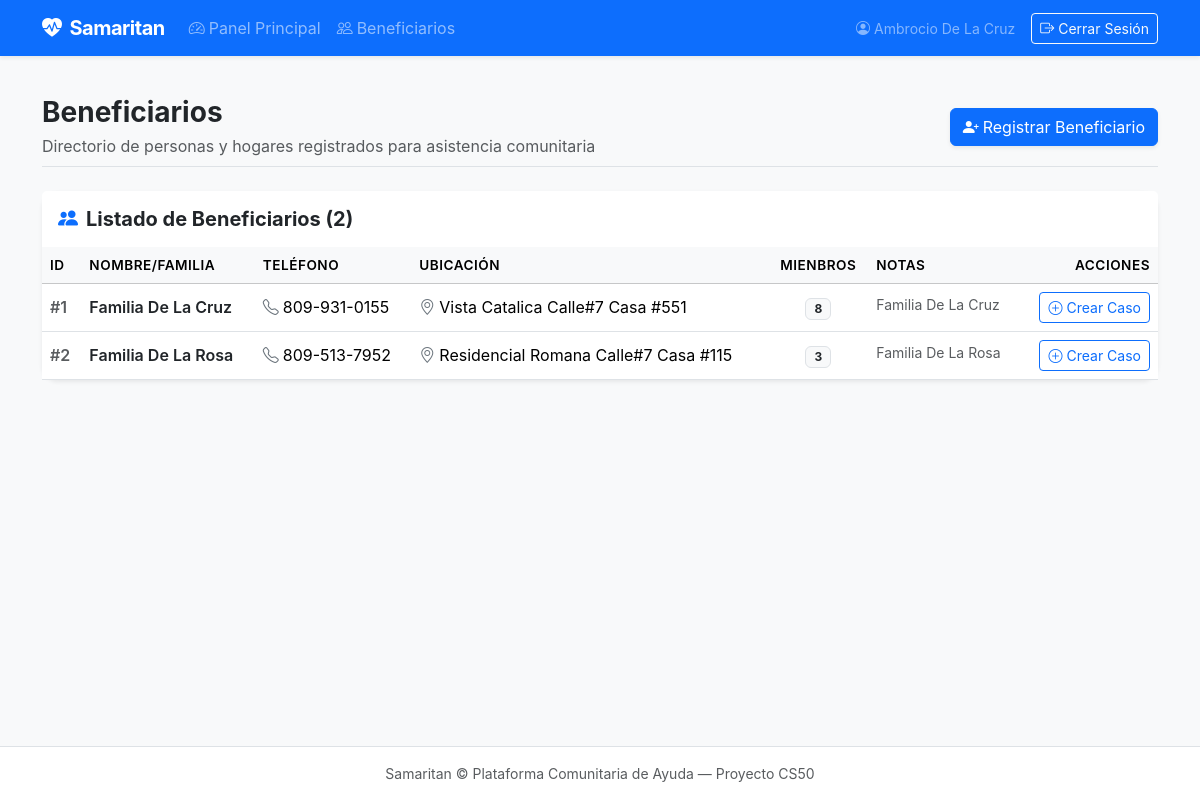
The page /beneficiaries (signed in) on the database its author committed.
### tables this page shows
CREATE TABLE beneficiaries (
    id INTEGER PRIMARY KEY AUTOINCREMENT,
    name TEXT NOT NULL,
    phone TEXT,
    location TEXT,
    household_size INTEGER DEFAULT 1,
    notes TEXT,
    created_at TIMESTAMP DEFAULT CURRENT_TIMESTAMP
);

### app.py (the view, shortened to what this page needs)
@app.route("/beneficiaries", methods=["GET", "POST"])
@login_required
def beneficiaries():
  with get_db() as conn:
    all_beneficiaries = conn.execute("SELECT * FROM beneficiaries ORDER BY name ASC").fetchall()
  return render_template("beneficiaries.html", beneficiaries=all_beneficiaries)

### app.py (called while the page is built)
@app.after_request
def after_request(response):
    response.headers["Cache-Control"] = "no-cache, no-store, must-revalidate"
    response.headers["Expires"] = 0
    response.headers["Pragma"] = "no-cache"
    return response

### db.py (called while the page is built)
def get_db():
  if "db" not in g:
    g.db = sqlite3.connect(
      current_app.config["DATABASE"],
      detect_types=sqlite3.PARSE_DECLTYPES
    )
    g.db.row_factory = sqlite3.Row
  return g.db

def login_required(f):
  @wraps(f)
  def wrapper(*args, **kwargs):
    if session.get("user_id") is None:
      return redirect("/login")
    return f(*args, **kwargs)
  return wrapper

### templates/beneficiaries.html (shortened to what this page needs)
{% extends "layout.html" %}
{% block main %}
<div class="d-flex flex-column flex-md-row justify-content-between align-items-md-center mb-4 pb-2 border-bottom">
  <div>
    <h1 class="h3 fw-bold mb-1">Beneficiarios</h1>
    <p class="text-muted mb-0">Directorio de personas y hogares registrados para asistencia comunitaria</p>
  </div>
  <div class="mt-3 mt-md-0">
    <button class="btn btn-primary shadow-sm" type="button" data-bs-toggle="collapse" data-bs-target="#newBeneficiaryCollapse" aria-expanded="false" aria-controls="newBeneficiaryCollapse">
      <i class="bi bi-person-plus-fill me-1"></i>Registrar Beneficiario
    </button>
  </div>
</div>
<div class="card border-0 shadow-sm rounded-4">
  <div class="card-header bg-white py-3 border-0 d-flex justify-content-between align-items-center">
    <h5 class="fw-bold mb-0"><i class="bi bi-people-fill me-2 text-primary"></i>Listado de Beneficiarios ({{ beneficiaries | length }})</h5>
  </div>
  <div class="table-responsive">
    <table class="table table-hover align-middle mb-0">
      <thead class="table-light">
        <tr>
          <th scope="col">ID</th>
          <th scope="col">NOMBRE/FAMILIA</th>
          <th scope="col">TELÉFONO</th>
          <th scope="col">UBICACIÓN</th>
          <th scope="col" class="text-center">MIENBROS</th>
          <th scope="col">NOTAS</th>
          <th scope="col" class="text-end">ACCIONES</th>
        </tr>
      </thead>
      <tbody>
        {% if beneficiaries %}
            {% for b in beneficiaries %}
                <tr>
                    <td class="text-muted fw-semibold">#{{ b.id }}</td>
                    <td class="fw-semibold text-dark">{{ b.name }}</td>
                    <td>
                        {% if b.phone %}
                            <i class="bi bi-telephone me-1 text-secondary"></i>{{ b.phone }}
                        {% else %}
                            <span class="text-muted fst-italic">N/A</span>
                        {% endif %}
                    </td>
                    <td>
                        {% if b.location %}
                            <i class="bi bi-geo-alt me-1 text-secondary"></i>{{ b.location }}
                        {% else %}
                            <span class="text-muted fst-italic">N/A</span>
                        {% endif %}
                    </td>
                    <td class="text-center">
                        <span class="badge bg-light text-dark border px-2 py-1">
                            {{ b.household_size or 1 }}
                        </span>
                    </td>
                    <td>
                        <span class="small text-muted text-truncate d-inline-block" style="max-width: 200px;">
                            {{ b.notes if b.notes else '-' }}
                        </span>
                    </td>
                    <td class="text-end">
                        <a href="/cases/new?beneficiary_id={{ b.id }}" class="btn btn-outline-primary btn-sm" title="Crear caso para esta familia">
                            <i class="bi bi-plus-circle me-1"></i>Crear Caso
                        </a>
                    </td>
                </tr>
            {% endfor %}
        {% endif %}
      </tbody>
    </table>
  </div>
</div>
{% endblock %}

### static/css/styles.css (style rules this page uses)
:root { --samaritan-primary: #0d6efd; --samaritan-bg: #f8f9fa; }
body { background-color: var(--samaritan-bg); font-family: -apple-system, BlinkMacSystemFont, "Segoe UI", Roboto, "Helvetica Neue", Arial, sans-serif; color: #212529; }
.card { transition: transform 0.15s ease, box-shadow 0.15s ease; }
.table th { font-weight: 600; font-size: 0.85rem; text-transform: uppercase; letter-spacing: 0.5px; }
.rounded-4 { border-radius: 1rem !important; }

### rows shown on the page
beneficiaries: id "1", name "Familia De La Cruz", phone "809-931-0155", location "Vista Catalica Calle#7 Casa #551", household_size "8", notes "Familia De La Cruz"
beneficiaries: id "2", name "Familia De La Rosa", phone "809-513-7952", location "Residencial Romana Calle#7 Casa #115", household_size "3", notes "Familia De La Rosa"

### other values the page prints
{{ session.get("user_name", "Voluntario") }} "Ambrocio De La Cruz"
{{ beneficiaries | length }} "2"
